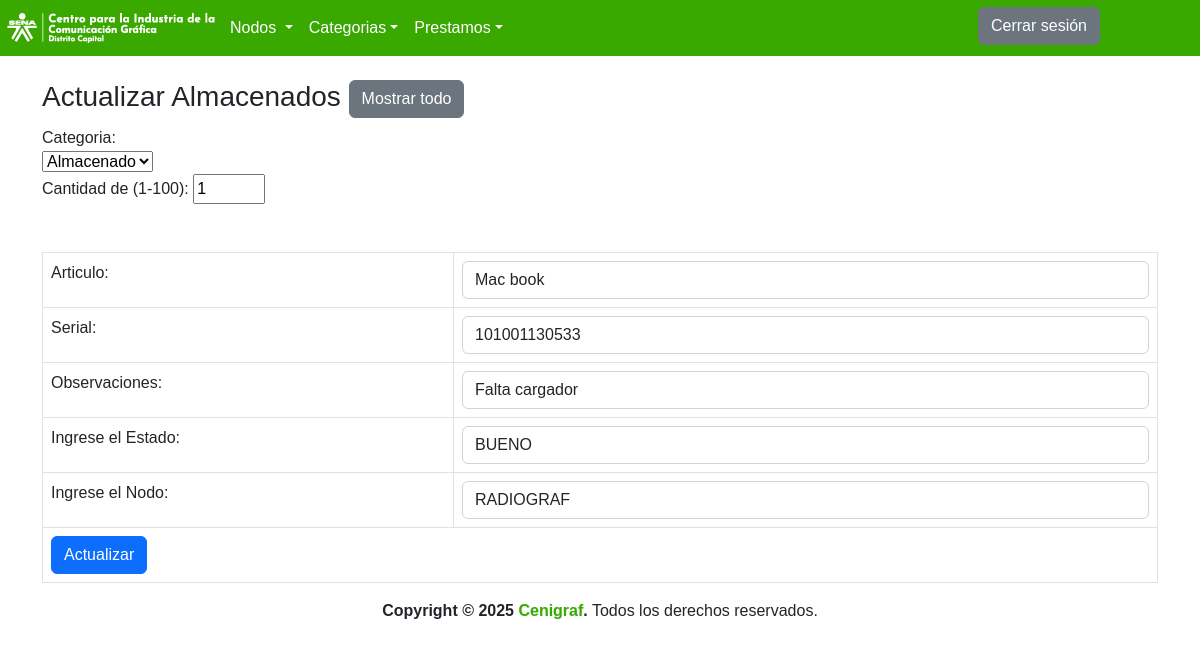
The app's page /InicioSesion/Usuarios/Administrador/vistas/Almacenados/actualizar_almacenados.php?id=101 with its own data.
### tables this page shows
CREATE TABLE `almacenado` (
  `ID_ALMACENADO` int(20) NOT NULL,
  `NOMBRE_ALMACENADO` varchar(50) NOT NULL,
  `CATEGORIA_NOMBRE` varchar(50) NOT NULL,
  `SERIAL_ALMACENADO` varchar(50) NOT NULL,
  `OBSERV_ALMACENADO` varchar(150) NOT NULL,
  `ESTADO` varchar(50) NOT NULL,
  `nodos` varchar(50) NOT NULL,
  `CANTIDAD_ALMACENADO` int(11) NOT NULL
);

### InicioSesion/Usuarios/Administrador/vistas/Almacenados/actualizar_almacenados.php (the view, shortened to what this page needs)
<?php
include '../../conexionPDO.php';
$id=$_GET['id'];
$sql="SELECT * FROM almacenado WHERE ID_ALMACENADO='".$id."'";
$query=mysqli_query($con,$sql);
$row=mysqli_fetch_assoc($query);
   			?>
<!DOCTYPE html>
<html lang="en">
	<head>
	<link rel="stylesheet" href="https://cdn.jsdelivr.net/npm/bootstrap@5.2.1/dist/css/bootstrap.min.css">
	<link rel="stylesheet" href="../css/style.css">
</head>
		<header>
    <div class="contenedor-principal">
        <nav class="navbar navbar-expand-lg " style="background:#39A900;">
            <a href="http://localhost/Inventario/InicioSesion/Usuarios/Delegados/index.php">
            <img src="../../img/logosena.PNG">
            </a>
            <div class="collapse navbar-collapse" id="navbarNavDropdown">
                <ul class="navbar-nav">
                    <li class="nav-item active">
                        <div class="menunavegacion">
                            <a class="nav-link dropdown-toggle" href="#" id="navbarDropdownMenuLink" data-toggle="dropdown" aria-haspopup="true" aria-expanded="false">Nodos
                            </a>
                    </li>
                    <li class="nav-item dropdown">
                    <a class="nav-link dropdown-toggle" href="#" id="navbarDropdownMenuLink" data-toggle="dropdown" aria-haspopup="true" aria-expanded="false">Categorias</a>
                    </li>
                    <li class="nav-item dropdown">
                    <a class="nav-link dropdown-toggle" href="#" id="navbarDropdownMenuLink" data-toggle="dropdown" aria-haspopup="true" aria-expanded="false">Prestamos</a>
                    </li>
                </ul>
            </div>
            <a href="../../../../../index.php"><button type="button" class="btn btn-secondary" style=" margin-top:-5px; margin-right:100px; ">Cerrar sesi&oacute;n</button> </a>
    </div>
</header>
<body>
<br>
<div class="container">
  <div class="page-header">
    <h1 class="h3">Actualizar Almacenados <a class="btn btn-secondary" href="listas_almacenados.php"> <span class="glyphicon glyphicon-eye-open"></span>Mostrar todo </a></h1>
  </div>
  <form method="post" enctype="multipart/form-data" class="form-horizontal">
    <table class="table table-bordered table-responsive">
      <tr>
        <td><label class="control-label">Articulo:</label></td>
        <td><input class="form-control" type="text"  placeholder="Nombres Almacenado" name="NOMBRE_ALMACENADO"  value="<?php echo $row['NOMBRE_ALMACENADO']  ?>" required ></td>
      </tr>
      <tr>
	  <label  type="text" class="CATEGORIA" name="categoria_nombre" required >Categoria:
            <br>
<select class="CATEGORIA" name="CATEGORIA_NOMBRE" value="<?php echo $row['CATEGORIA_NOMBRE']  ?>" required>
<option value="<?php echo $row['CATEGORIA_NOMBRE']  ?>" ><?php echo $row['CATEGORIA_NOMBRE']  ?> </option >
</select>
</label>
      </tr>
	  <br>
      <tr>
	  <label  class="Cantidad">Cantidad de (1-100):
<input type="number" id="tentacles" name="CANTIDAD_ALMACENADO"  required
       min="1" max="100" value="<?php echo $row['CANTIDAD_ALMACENADO']  ?>">
       </label>
	   <br>
	   <br>
	   </tr>
	  <tr>
	  <td><label class="control-label">Serial:</label></td>
	  <td><input class="form-control" type="text"  placeholder="Serial" name="SERIAL_ALMACENADO"  value="<?php echo $row['SERIAL_ALMACENADO']  ?>" required > </td>
	  </tr>
	  <tr>
        <td><label class="control-label">Observaciones:</label></td>
        <td><input class="form-control" type="text"  placeholder="Observacion" name="OBSERV_ALMACENADO" value="<?php echo $row['OBSERV_ALMACENADO']  ?>" required > </td>
      </tr>
	  <tr>
	  <td><label class="control-label">Ingrese el Estado:</label></td>
	  <td><select class="form-control" type="text" align="center" placeholder="Cargo" name="ESTADO">
			<option value="<?php echo $row['ESTADO']  ?>"><?php echo $row['ESTADO']  ?></option>
			</select></td>
	  </tr>
			<br>
      <tr>
      <td><label class="control-label">Ingrese el Nodo:</label></td>
      <td><select class="form-control" type="text" align="center" placeholder="Nodo" name="Nodos">
            <option value="<?php echo $row['nodos']  ?>"><?php echo $row['nodos']  ?></option>
            </select></td>
      </tr>
      <tr>
        <td colspan="2"><input type="submit" class="btn btn-primary" value="Actualizar" name="modificar" ></td>
      </tr>
    </table>
  </form>
<footer class="main-footerART" align="center">
		<strong class="escrito1" >Copyright &copy; 2025 <a class="escrito" href="https://comunicaciongraficasena.blogspot.com">Cenigraf</a>.</strong> Todos los derechos reservados.
	</footer>
</body>
</html>

### InicioSesion/Usuarios/Administrador/vistas/css/style.css (style rules this page uses)
.nav-link { color: #FFFFFF; }
body { background-color: #ffffff; font-family: 'Ubuntu', sans-serif; }
a { text-shadow: 0px 0px 3px rgba(117, 117, 117, 0.12); color: #39A900; text-decoration: none }

### records on screen
almacenado: NOMBRE_ALMACENADO "Mac book", CATEGORIA_NOMBRE "Almacenado", CANTIDAD_ALMACENADO "1", SERIAL_ALMACENADO "101001130533", OBSERV_ALMACENADO "Falta cargador", ESTADO "BUENO", Nodos "RADIOGRAF"
